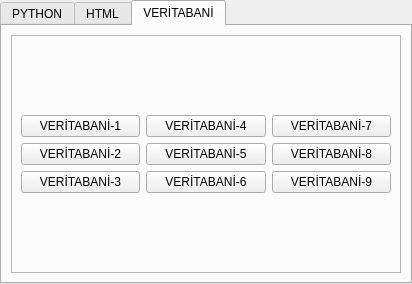
<?xml version="1.0" encoding="UTF-8"?>
<ui version="4.0">
 <class>Dokuman</class>
 <widget class="QTabWidget" name="Dokuman">
  <property name="geometry">
   <rect>
    <x>0</x>
    <y>0</y>
    <width>412</width>
    <height>284</height>
   </rect>
  </property>
  <property name="minimumSize">
   <size>
    <width>412</width>
    <height>284</height>
   </size>
  </property>
  <property name="maximumSize">
   <size>
    <width>412</width>
    <height>284</height>
   </size>
  </property>
  <property name="windowTitle">
   <string>Dokuman-pdf</string>
  </property>
  <property name="currentIndex">
   <number>2</number>
  </property>
  <widget class="QWidget" name="tab">
   <attribute name="title">
    <string>PYTHON</string>
   </attribute>
   <layout class="QVBoxLayout" name="verticalLayout">
    <item>
     <widget class="QFrame" name="frame">
      <property name="frameShape">
       <enum>QFrame::StyledPanel</enum>
      </property>
      <property name="frameShadow">
       <enum>QFrame::Raised</enum>
      </property>
      <layout class="QVBoxLayout" name="verticalLayout_2">
       <item>
        <layout class="QGridLayout" name="gridLayout">
         <item row="1" column="1">
          <widget class="QPushButton" name="pushButton_5">
           <property name="text">
            <string>PYTHON-5</string>
           </property>
          </widget>
         </item>
         <item row="0" column="1">
          <widget class="QPushButton" name="pushButton_4">
           <property name="text">
            <string>PYTHON-4</string>
           </property>
          </widget>
         </item>
         <item row="2" column="1">
          <widget class="QPushButton" name="pushButton_6">
           <property name="text">
            <string>PYTHON-6</string>
           </property>
          </widget>
         </item>
         <item row="0" column="2">
          <widget class="QPushButton" name="pushButton">
           <property name="text">
            <string>PYTHON-7</string>
           </property>
          </widget>
         </item>
         <item row="1" column="2">
          <widget class="QPushButton" name="pushButton_2">
           <property name="text">
            <string>PYTHON-8</string>
           </property>
          </widget>
         </item>
         <item row="2" column="2">
          <widget class="QPushButton" name="pushButton_3">
           <property name="text">
            <string>PYTHON-7</string>
           </property>
          </widget>
         </item>
         <item row="0" column="0">
          <widget class="QPushButton" name="pushButton_7">
           <property name="text">
            <string>PYTHON-1</string>
           </property>
          </widget>
         </item>
         <item row="1" column="0">
          <widget class="QPushButton" name="pushButton_8">
           <property name="text">
            <string>PYTHON-2</string>
           </property>
          </widget>
         </item>
         <item row="2" column="0">
          <widget class="QPushButton" name="pushButton_9">
           <property name="text">
            <string>PYTHON-3</string>
           </property>
          </widget>
         </item>
        </layout>
       </item>
      </layout>
     </widget>
    </item>
   </layout>
  </widget>
  <widget class="QWidget" name="tab_2">
   <attribute name="title">
    <string>HTML</string>
   </attribute>
   <layout class="QVBoxLayout" name="verticalLayout_3">
    <item>
     <widget class="QFrame" name="frame_2">
      <property name="frameShape">
       <enum>QFrame::StyledPanel</enum>
      </property>
      <property name="frameShadow">
       <enum>QFrame::Raised</enum>
      </property>
      <layout class="QVBoxLayout" name="verticalLayout_4">
       <item>
        <layout class="QGridLayout" name="gridLayout_2">
         <item row="2" column="2">
          <widget class="QPushButton" name="pushButton_13">
           <property name="text">
            <string>HTML-9</string>
           </property>
          </widget>
         </item>
         <item row="1" column="2">
          <widget class="QPushButton" name="pushButton_12">
           <property name="text">
            <string>HTML-8</string>
           </property>
          </widget>
         </item>
         <item row="2" column="1">
          <widget class="QPushButton" name="pushButton_15">
           <property name="text">
            <string>HTML-6</string>
           </property>
          </widget>
         </item>
         <item row="0" column="2">
          <widget class="QPushButton" name="pushButton_10">
           <property name="text">
            <string>HTML-7</string>
           </property>
          </widget>
         </item>
         <item row="0" column="1">
          <widget class="QPushButton" name="pushButton_11">
           <property name="text">
            <string>HTML-4</string>
           </property>
          </widget>
         </item>
         <item row="1" column="1">
          <widget class="QPushButton" name="pushButton_14">
           <property name="text">
            <string>HTML-5</string>
           </property>
          </widget>
         </item>
         <item row="1" column="0">
          <widget class="QPushButton" name="pushButton_16">
           <property name="text">
            <string>HTML-2</string>
           </property>
          </widget>
         </item>
         <item row="0" column="0">
          <widget class="QPushButton" name="pushButton_17">
           <property name="text">
            <string>HTML-1</string>
           </property>
          </widget>
         </item>
         <item row="2" column="0">
          <widget class="QPushButton" name="pushButton_18">
           <property name="text">
            <string>HTML-3</string>
           </property>
          </widget>
         </item>
        </layout>
       </item>
      </layout>
     </widget>
    </item>
   </layout>
  </widget>
  <widget class="QWidget" name="tab_3">
   <attribute name="title">
    <string>VERİTABANİ</string>
   </attribute>
   <layout class="QVBoxLayout" name="verticalLayout_5">
    <item>
     <widget class="QFrame" name="frame_3">
      <property name="frameShape">
       <enum>QFrame::StyledPanel</enum>
      </property>
      <property name="frameShadow">
       <enum>QFrame::Raised</enum>
      </property>
      <layout class="QVBoxLayout" name="verticalLayout_6">
       <item>
        <layout class="QGridLayout" name="gridLayout_3">
         <item row="1" column="1">
          <widget class="QPushButton" name="pushButton_22">
           <property name="text">
            <string>VERİTABANİ-5</string>
           </property>
          </widget>
         </item>
         <item row="2" column="2">
          <widget class="QPushButton" name="pushButton_20">
           <property name="text">
            <string>VERİTABANİ-9</string>
           </property>
          </widget>
         </item>
         <item row="2" column="1">
          <widget class="QPushButton" name="pushButton_24">
           <property name="text">
            <string>VERİTABANİ-6</string>
           </property>
          </widget>
         </item>
         <item row="1" column="2">
          <widget class="QPushButton" name="pushButton_21">
           <property name="text">
            <string>VERİTABANİ-8</string>
           </property>
          </widget>
         </item>
         <item row="0" column="1">
          <widget class="QPushButton" name="pushButton_23">
           <property name="text">
            <string>VERİTABANİ-4</string>
           </property>
          </widget>
         </item>
         <item row="0" column="2">
          <widget class="QPushButton" name="pushButton_19">
           <property name="text">
            <string>VERİTABANİ-7</string>
           </property>
          </widget>
         </item>
         <item row="0" column="0">
          <widget class="QPushButton" name="pushButton_25">
           <property name="text">
            <string>VERİTABANİ-1</string>
           </property>
          </widget>
         </item>
         <item row="1" column="0">
          <widget class="QPushButton" name="pushButton_26">
           <property name="text">
            <string>VERİTABANİ-2</string>
           </property>
          </widget>
         </item>
         <item row="2" column="0">
          <widget class="QPushButton" name="pushButton_27">
           <property name="text">
            <string>VERİTABANİ-3</string>
           </property>
          </widget>
         </item>
        </layout>
       </item>
      </layout>
     </widget>
    </item>
   </layout>
  </widget>
 </widget>
 <resources/>
 <connections/>
</ui>
